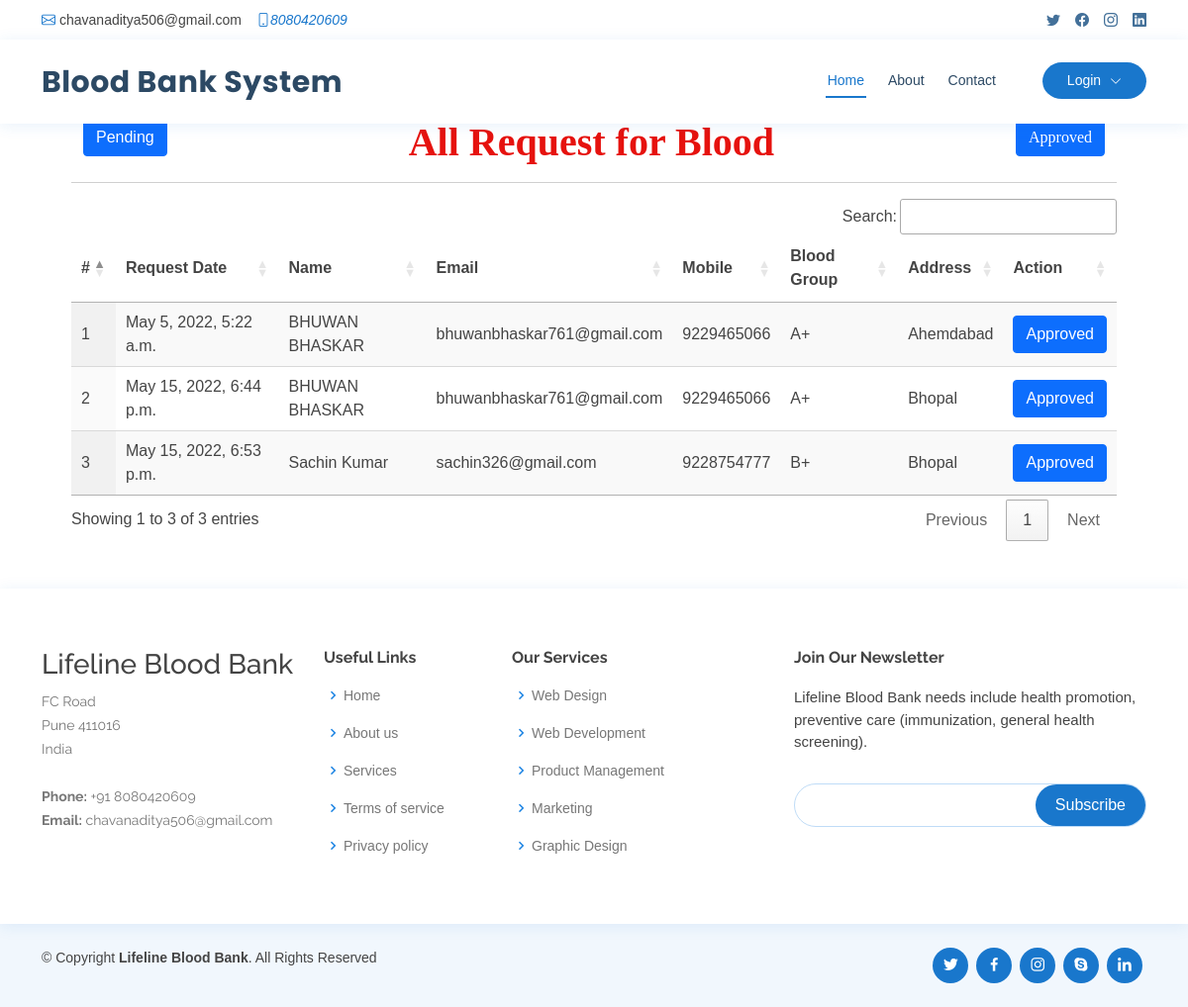
The page /request_blood on the database its author committed.
### blood_app/models.py (models this page shows, shortened)
class Blood_Donation(models.Model):
    status = models.CharField(max_length=100, null=True, blank=True)
    user = models.ForeignKey(UserProfile, on_delete=models.CASCADE, null=True, blank=True)
    blood_group = models.ForeignKey(Category, on_delete=models.CASCADE, null=True, blank=True)
    place = models.CharField(max_length=100, null=True, blank=True)
    purpose = models.CharField(max_length=100, null=True, blank=True)
    created = models.DateTimeField(auto_now=True,null=True)
    active = models.BooleanField(null=True, blank=True, default=False)

class UserProfile(models.Model):
    user = models.ForeignKey(User, on_delete=models.CASCADE, null=True)
    contact = models.CharField(max_length=100, null=True)
    address = models.CharField(max_length=100, null=True)
    blood_group = models.ForeignKey(Category, on_delete=models.CASCADE, null=True, blank=True)
    dob = models.DateField(null=True)
    image = models.FileField(null=True)

class Category(models.Model):
    name = models.CharField(max_length=100, null=True, blank=True)
    def __str__(self):
        return self.name

### blood_app/views.py (the view)
# urls.py: path('request_blood', request_blood, name='request_blood'),
def request_blood(request):
    mydata = request.GET.get('action',0)
    data = Blood_Donation.objects.filter(purpose="Request for Blood")
    if mydata:
        data = data.filter(status=mydata)
    return render(request, 'request_blood.html', {'data':data})

### blood_app/templates/request_blood.html (shortened to what this page needs)
{% extends 'index.html' %}
{% load static %}
{% block body %}
<div class="container-fluid" style="width:90%;margin-top:10%">
                    <div class="container-fluid">
                          <a href="/request_blood?action=Pending">
                            <button type="button" class="btn btn-primary pull-left">Pending</button>
                          </a>
                          <h1 align="center" style="font-weight:bold;font-family : 'Monotype Corsiva' ; color : #E6120E ;margin-top:4%">
                            {% if request.GET.action %} {{request.GET.action}} {% else %} All{% endif %} Request for Blood
                          <a href="/request_blood?action=Approved">
                            <button type="button" class="btn btn-primary pull-right">Approved</button>
                          </a>
                        </h1>
                         </div><hr>
                                <table id="example" class="display" style="width:100%">
                                  <thead>
                                    <tr>
                                      <th>#</th>
                                      <th>Request Date</th>
                                      <th>Name</th>
                                      <th>Email</th>
                                      <th>Mobile</th>
                                      <th>Blood Group</th>
                                      <th>Address</th>
                                      <th>Action</th>
                                  </tr>
                              </thead>
                              <tbody>
                              {% for i in data %}
                                <tr>
                                  <td>{{forloop.counter}}</td>
                                  <td>{{i.created}}</td>
                                  <td>{{i.user.user.first_name}} {{i.user.user.last_name}}</td>
                                  <td>{{i.user.user.email}}</td>
                                  <td>{{i.user.contact}}</td>
                                  <td>{{i.blood_group}}</td>
                                  <td>{{i.place}}</td>
                                  <td>
                                    <a href="/change_status/{{i.id}}/?data={{request.get_full_path}}">
                                      <button type="button" class="btn btn-primary">{% if i.status == "Approved" %}Approved{% else %}Pending{% endif %}</button>
                                    </a>
                                  </td>
                              </tr>
                              {% endfor %}
                          </tbody>
                      </table>
                  </div>
{% endblock %}

### blood_app/templates/index.html (shortened to what this page needs)
<!DOCTYPE html>
<html lang="en">
  {% load static %}
<head>
  <link href="{% static 'vendor/fontawesome-free/css/all.min.css' %}" rel="stylesheet">
  <link href="{% static 'vendor/animate.css/animate.min.css' %}" rel="stylesheet">
  <link href="{% static 'vendor/bootstrap/css/bootstrap.min.css' %}" rel="stylesheet">
  <link href="{% static 'vendor/bootstrap-icons/bootstrap-icons.css' %}" rel="stylesheet">
  <link href="{% static 'vendor/boxicons/css/boxicons.min.css' %}" rel="stylesheet">
  <link href="{% static 'vendor/glightbox/css/glightbox.min.css' %}" rel="stylesheet">
  <link href="{% static 'vendor/remixicon/remixicon.css' %}" rel="stylesheet">
  <link href="{% static 'vendor/swiper/swiper-bundle.min.css' %}" rel="stylesheet">
  <link href="{% static 'css/style.css' %}" rel="stylesheet">
  <link rel="stylesheet" href="https://cdnjs.cloudflare.com/ajax/libs/font-awesome/4.7.0/css/font-awesome.min.css">
  <link rel='stylesheet' type='text/css' href="https://cdn.datatables.net/1.10.21/css/jquery.dataTables.min.css">
  <link rel='stylesheet' type='text/css' href="https://cdn.datatables.net/buttons/1.6.2/css/buttons.dataTables.min.css">
</head>
<body>
  <div id="topbar" class="d-flex align-items-center fixed-top">
    <div class="container d-flex justify-content-between">
      <div class="contact-info d-flex align-items-center">
        <i class="bi bi-envelope"></i> <a href="mailto:contact@example.com">chavanaditya506@gmail.com</a>
        <i class="bi bi-phone">8080420609</i>
      </div>
      <div class="d-none d-lg-flex social-links align-items-center">
        <a href="https://x.com/Adityachav21558?t=LQG4wWysooaF6iu3QMCMhg&s=09" class="twitter"><i class="bi bi-twitter"></i></a>
        <a href="https://www.facebook.com/profile.php?id=100049865523168&mibextid=ZbWKwL" class="facebook"><i class="bi bi-facebook"></i></a>
        <a href="https://www.instagram.com/chavan_aditya_48?igsh=MTZ5cTJyMDJkMXM3Nw==" class="instagram"><i class="bi bi-instagram"></i></a>
        <a href="https://www.linkedin.com/in/aditya-chavan-548671290?utm_source=share&utm_campaign=share_via&utm_content=profile&utm_medium=android_app" class="linkedin"><i class="bi bi-linkedin"></i></i></a>
      </div>
    </div>
  </div>
  <header id="header" class="fixed-top">
    <div class="container d-flex align-items-center">
      <h1 class="logo me-auto"><a href="index.html">Blood Bank System</a></h1>
      {% if request.user.is_staff %}
      <nav id="navbar" class="navbar order-last order-lg-0">
        <ul>
          <li><a class="nav-link scrollto active" href="{% url 'admin_home' %}">Home</a></li>
          <li class="dropdown"><a href="#"><span>Category</span> <i class="bi bi-chevron-down"></i></a>
            <ul>
              <li><a href="/add_category">Add Blood Category</a></li>
              <li><a href="/view_category">View Blood Category</a></li>
            </ul>
          </li>
          <li><a class="nav-link scrollto" href="/view_user">Users</a></li>
          <li><a class="nav-link scrollto" href="/all_order">All Order</a></li>
          <li class="dropdown"><a href="#"><span>Blood Donation</span> <i class="bi bi-chevron-down"></i></a>
            <ul>
              <li><a href="/request_blood">Request for Blood</a></li>
              <li><a href="/donator_blood">Donate for Blood</a></li>
            </ul>
          </li>
          <li class="dropdown">
            <a href="#" class="appointment-btn scrollto" style="color: #fff;"><span class="d-none d-md-inline">Welcome,</span> {{request.user.username}} <i class="bi bi-chevron-down"></i></a>
            <ul>
              <li><a href="{% url 'change_password' %}">Password</a></li>
              <li><a href="{% url 'logout' %}">Logout</a></li>
            </ul>
          </li>
        </ul>
        <i class="bi bi-list mobile-nav-toggle"></i>
      </nav>
      {% else %}
      <nav id="navbar" class="navbar order-last order-lg-0">
        <ul>
          <li><a class="nav-link scrollto active" href="/#hero">Home</a></li>
          <li><a class="nav-link scrollto" href="/#about">About</a></li>
          <li><a class="nav-link scrollto" href="#contact">Contact</a></li>
        </ul>
      </nav>
      <nav id="navbar" class="navbar order-last order-lg-0">
        <ul>
        <li class="dropdown">
          <a href="#" class="appointment-btn scrollto" style="color: #fff;"><span class="d-none d-md-inline">Login</span> <i class="bi bi-chevron-down"></i></a>
        </li>
      </ul>
    </nav>
      {% endif %}
  </header>
  <div class="mt-5 mb-5" style="margin-top:14%">
  {% block body %}
  {% endblock %}
  </div>
  <footer id="footer">
    <div class="footer-top">
      <div class="container">
        <div class="row">
          <div class="col-lg-3 col-md-6 footer-contact">
            <h3>Lifeline Blood Bank</h3>
            <p>
              FC Road  <br>
              Pune 411016<br>
              India <br><br>
              <strong>Phone:</strong> +91 8080420609<br>
              <strong>Email:</strong> chavanaditya506@gmail.com<br>
            </p>
          </div>
          <div class="col-lg-2 col-md-6 footer-links">
            <h4>Useful Links</h4>
            <ul>
              <li><i class="bx bx-chevron-right"></i> <a href="#">Home</a></li>
              <li><i class="bx bx-chevron-right"></i> <a href="#">About us</a></li>
              <li><i class="bx bx-chevron-right"></i> <a href="#">Services</a></li>
              <li><i class="bx bx-chevron-right"></i> <a href="#">Terms of service</a></li>
              <li><i class="bx bx-chevron-right"></i> <a href="#">Privacy policy</a></li>
            </ul>
          </div>
          <div class="col-lg-3 col-md-6 footer-links">
            <h4>Our Services</h4>
            <ul>
              <li><i class="bx bx-chevron-right"></i> <a href="#">Web Design</a></li>
              <li><i class="bx bx-chevron-right"></i> <a href="#">Web Development</a></li>
              <li><i class="bx bx-chevron-right"></i> <a href="#">Product Management</a></li>
              <li><i class="bx bx-chevron-right"></i> <a href="#">Marketing</a></li>
              <li><i class="bx bx-chevron-right"></i> <a href="#">Graphic Design</a></li>
            </ul>
          </div>
          <div class="col-lg-4 col-md-6 footer-newsletter">
            <h4>Join Our Newsletter</h4>
            <p>Lifeline Blood Bank needs include health promotion, preventive care (immunization, general health screening).</p>
            <form action="" method="post">
              <input type="email" name="email"><input type="submit" value="Subscribe">
            </form>
          </div>
        </div>
      </div>
    </div>
    <div class="container d-md-flex py-4">
      <div class="me-md-auto text-center text-md-start">
        <div class="copyright">
          &copy; Copyright <strong><span>Lifeline Blood Bank</span></strong>. All Rights Reserved
        </div>
        <div class="credits">
        </div>
      </div>
      <div class="social-links text-center text-md-right pt-3 pt-md-0">
        <a href="#" class="twitter"><i class="bx bxl-twitter"></i></a>
        <a href="#" class="facebook"><i class="bx bxl-facebook"></i></a>
        <a href="#" class="instagram"><i class="bx bxl-instagram"></i></a>
        <a href="#" class="google-plus"><i class="bx bxl-skype"></i></a>
        <a href="#" class="linkedin"><i class="bx bxl-linkedin"></i></a>
      </div>
    </div>
  </footer>
</body>
</html>

### blood_app/static/css/style.css (style rules this page uses)
body { font-family: "Open Sans", sans-serif; color: #444444; }
a { color: #1977cc; text-decoration: none; }
h1, h2, h3, h4, h5, h6 { font-family: "Raleway", sans-serif; }
#topbar { background: #fff; height: 40px; font-size: 14px; transition: all 0.5s; z-index: 996; }
#topbar .contact-info a { line-height: 1; color: #444444; transition: 0.3s; }
#topbar .contact-info i { color: #1977cc; padding-right: 4px; margin-left: 15px; line-height: 0; }
#topbar .contact-info i:first-child { margin-left: 0; }
#topbar .social-links a { color: #437099; padding-left: 15px; display: inline-block; line-height: 1px; transition: 0.3s; }
#topbar .social-links a:first-child { border-left: 0; }
#header { background: #fff; transition: all 0.5s; z-index: 997; padding: 15px 0; top: 40px; box-shadow: 0px 2px 15px rgba(25, 119, 204, 0.1); }
#header .logo { font-size: 30px; margin: 0; padding: 0; line-height: 1; font-weight: 700; letter-spacing: 0.5px; font-family: "Poppins", sans-serif; }
#header .logo a { color: #2c4964; }
.appointment-btn { margin-left: 25px; background: #1977cc; color: #fff; border-radius: 50px; padding: 8px 25px; white-space: nowrap; transition: 0.3s; font-size: 14px; display: inline-block; }
.navbar { padding: 0; }
.navbar ul { margin: 0; padding: 0; display: flex; list-style: none; align-items: center; }
.navbar li { position: relative; }
.navbar>ul>li { position: relative; white-space: nowrap; padding: 8px 0 8px 20px; }
.navbar a, .navbar a:focus { display: flex; align-items: center; justify-content: space-between; font-size: 14px; color: #2c4964; white-space: nowrap; transition: 0.3s; border-bottom: 2px solid #fff; padding: 5px 2px; }
.navbar a i, .navbar a:focus i { font-size: 12px; line-height: 0; margin-left: 5px; }
.navbar a:hover, .navbar .active, .navbar .active:focus, .navbar li:hover>a { color: #1977cc; border-color: #1977cc; }
#footer { color: #444444; font-size: 14px; background: #f1f7fd; }
#footer .footer-top { padding: 60px 0 30px 0; background: #fff; box-shadow: 0px 2px 15px rgba(25, 119, 204, 0.1); }
#footer .footer-top .footer-contact { margin-bottom: 30px; }
#footer .footer-top .footer-contact p { font-size: 14px; line-height: 24px; margin-bottom: 0; font-family: "Raleway", sans-serif; color: #777777; }
#footer .footer-top h4 { font-size: 16px; font-weight: bold; color: #444444; position: relative; padding-bottom: 12px; }
#footer .footer-top .footer-links { margin-bottom: 30px; }
#footer .footer-top .footer-links ul { list-style: none; padding: 0; margin: 0; }
#footer .footer-top .footer-links ul i { padding-right: 2px; color: #1c84e3; font-size: 18px; line-height: 1; }
#footer .footer-top .footer-links ul li { padding: 10px 0; display: flex; align-items: center; }
#footer .footer-top .footer-links ul li:first-child { padding-top: 0; }
#footer .footer-top .footer-links ul a { color: #777777; transition: 0.3s; display: inline-block; line-height: 1; }
#footer .footer-newsletter { font-size: 15px; }
#footer .footer-newsletter h4 { font-size: 16px; font-weight: bold; color: #444444; position: relative; padding-bottom: 12px; }
#footer .footer-newsletter form { margin-top: 30px; background: #fff; padding: 6px 10px; position: relative; border-radius: 50px; text-align: left; border: 1px solid #bfdcf7; }
#footer .footer-newsletter form input[type=email] { border: 0; padding: 4px 8px; width: calc(100% - 100px); }
#footer .footer-newsletter form input[type=submit] { position: absolute; top: 0; right: 0; bottom: 0; border: 0; background: none; font-size: 16px; padding: 0 20px; background: #1977cc; color: #fff; transition: 0.3s; border-radius: 50px; }
#footer .credits { padding-top: 5px; font-size: 13px; color: #444444; }
#footer .social-links a { font-size: 18px; display: inline-block; background: #1977cc; color: #fff; line-height: 1; padding: 8px 0; margin-right: 4px; border-radius: 50%; text-align: center; width: 36px; height: 36px; transition: 0.3s; }
.dropdown .appointment-btn { margin-left: 25px; background: #1977cc; color: #fff; border-radius: 50px; padding: 8px 25px; white-space: nowrap; transition: 0.3s; font-size: 14px; display: inline-block; }
.appointment-btn { color: #fff; }

### blood_app/templates/request_blood.html (style rules this page uses)
body { font-family: Arial, Helvetica, sans-serif; }

### rows shown on the page
Blood_Donation: created "May 5, 2022, 5:22 a.m.", user.user.first_name "BHUWAN", user.user.last_name "BHASKAR", user.user.email "bhuwanbhaskar761@gmail.com", user.contact "9229465066", blood_group "A+", place "Ahemdabad", status "Approved"
Blood_Donation: created "May 15, 2022, 6:44 p.m.", user.user.first_name "BHUWAN", user.user.last_name "BHASKAR", user.user.email "bhuwanbhaskar761@gmail.com", user.contact "9229465066", blood_group "A+", place "Bhopal", status "Approved"
Blood_Donation: created "May 15, 2022, 6:53 p.m.", user.user.first_name "Sachin", user.user.last_name "Kumar", user.user.email "sachin326@gmail.com", user.contact "9228754777", blood_group "B+", place "Bhopal", status "Approved"
